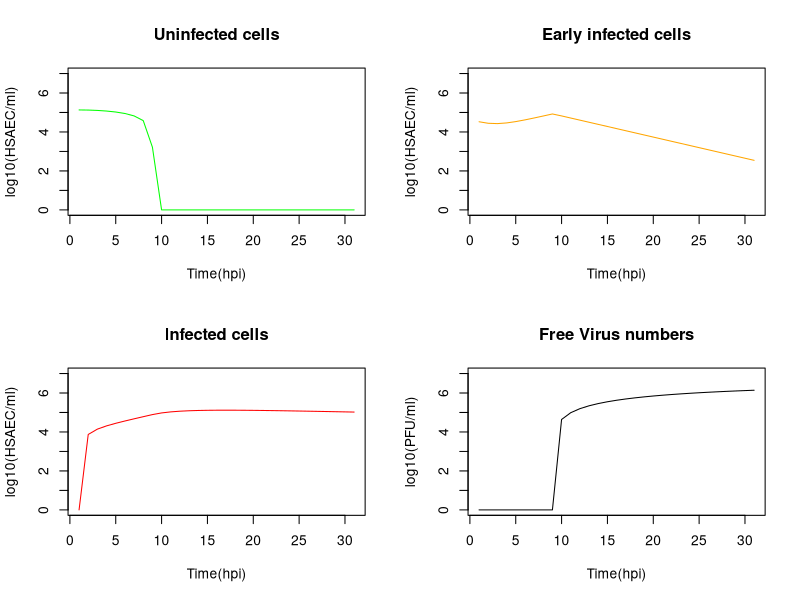
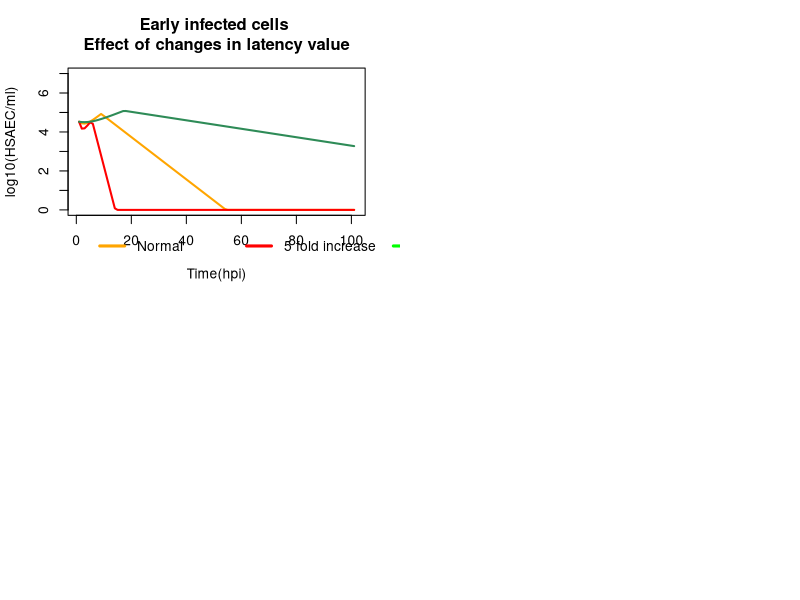
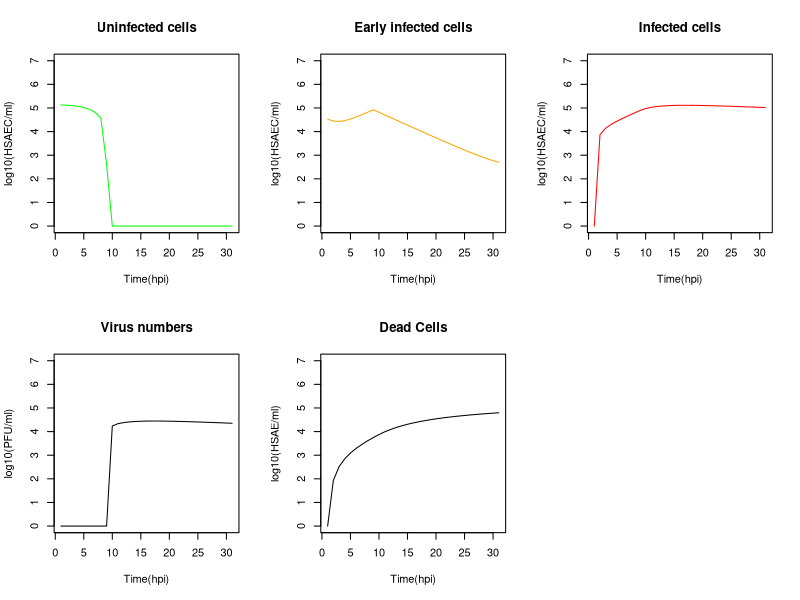

The R script that drew these images, in order:
## ---- chunk 1
library(deSolve)
# Parameters
parameters <- c(g = 0.742 *10^-3, # h^-1
                b = 0.195, # h^-1 U^-1
                l = 0.25, # h^-1
                d = 0.0222, # h^-1
                p = 0.531) # h^-1
                
# Initial state
y <- c(    U = 1.35 * 10^5, # HSAEC/ml
           E = 3.34 * 10^4, # HSAEC/ml
           I = 0, # HSAEC/ml
           V = 0) # PFU/ml
# Model
viral <- function(t, y, parms){
  with(as.list(c(parms)),{
    dU <- (g * y[1]) - (b * y[1] * y[4])
    dE <- (b * y[1] * y[4]) - (l * y[2])
    dI <- (l * y[2]) - (d * y[3])
    dV <- ((p * y[3]) - (b * y[1] * y[4]))
    return(list(c(dU, dE, dI, dV)))
  })}
# Timeframe
times <- seq(0, 30, by = 1)
# Run model
viralout <- lsoda(y = y, times = times, parms = parameters, func = viral)
# Clean up data
viralout <- data.frame(viralout)
row.names(viralout) <- viralout$time
viralout[,5] <- viralout[,5] -700 # correction aplied like @benedict2015
viralout <- viralout[2:5]
viralout <- apply(viralout, 2, log10)
viralout[is.na(viralout) | is.infinite(viralout) | viralout < 0] <- 0
#plot
par(mfrow=c(2,2))
#1
plot(viralout[,1], main = "Uninfected cells",
     xlab = "Time(hpi)", ylab = "log10(HSAEC/ml)",
     ylim = c(0, 7), type = "l", col = "green")
#2
plot(viralout[,2], main = "Early infected cells",
     xlab = "Time(hpi)", ylab = "log10(HSAEC/ml)",
     ylim = c(0, 7), type = "l", col = "orange")
#3
plot(viralout[,3], main = "Infected cells",
     xlab = "Time(hpi)", ylab = "log10(HSAEC/ml)",
     ylim = c(0, 7), type = "l", col = "red")
#4
plot(viralout[,4], main = "Free Virus numbers",
     xlab = "Time(hpi)", ylab = "log10(PFU/ml)",
     ylim = c(0, 7), type = "l")
## ---- chunk 2
library(deSolve)
# Parameters
parameters <- c(g = 0.742 *10^-3, # h^-1
                b = 0.195, # h^-1 U^-1
                l = 0.25, # h^-1
                d = 0.0222, # h^-1
                p = 0.531) # h^-1
parameters1 <- c(g = 0.742 *10^-3, # h^-1
                b = 0.195, # h^-1 U^-1
                l = 0.25*5, # h^-1
                d = 0.0222, # h^-1
                p = 0.531) # h^-1
parameters2 <- c(g = 0.742 *10^-3, # h^-1
                b = 0.195, # h^-1 U^-1
                l = 0.25/5, # h^-1
                d = 0.0222, # h^-1
                p = 0.531) # h^-1
                
# Initial state
y <- c(    U = 1.35 * 10^5, # HSAEC/ml
           E = 3.34 * 10^4, # HSAEC/ml
           I = 0, # HSAEC/ml
           V = 0) # PFU/ml
# Model
viral <- function(t, y, parms){
  with(as.list(c(parms)),{
    dU <- (g * y[1]) - (b * y[1] * y[4])
    dE <- (b * y[1] * y[4]) - (l * y[2])
    dI <- (l * y[2]) - (d * y[3])
    dV <- (p * y[3]) - (b * y[1] * y[4])
    return(list(c(dU, dE, dI, dV)))
  })}
# Timeframe
times <- seq(0, 100, by = 1)
# Run model
viralout <- lsoda(y = y, times = times, parms = parameters, func = viral)
viralout1 <- lsoda(y = y, times = times, parms = parameters1, func = viral)
viralout2 <- lsoda(y = y, times = times, parms = parameters2, func = viral)
# Clean up data
viralout <- data.frame(viralout)
row.names(viralout) <- viralout$time
viralout[,5] <- viralout[,5] -700 # correction aplied like @benedict2015
viralout <- viralout[2:5]
viralout <- apply(viralout, 2, log10)
viralout[is.na(viralout) | is.infinite(viralout) | viralout < 0] <- 0
# Clean up data
viralout1 <- data.frame(viralout1)
row.names(viralout1) <- viralout1$time
viralout1[,5] <- viralout1[,5] -700 # correction aplied like @benedict2015
viralout1 <- viralout1[2:5]
viralout1 <- apply(viralout1, 2, log10)
viralout1[is.na(viralout1) | is.infinite(viralout1) | viralout1 < 0] <- 0
# Clean up data
viralout2 <- data.frame(viralout2)
row.names(viralout2) <- viralout2$time
viralout2[,5] <- viralout2[,5] -700 # correction aplied like @benedict2015
viralout2 <- viralout2[2:5]
viralout2 <- apply(viralout2, 2, log10)
viralout2[is.na(viralout2) | is.infinite(viralout2) | viralout2 < 0] <- 0
#plot
plot(viralout[,2], main = "Early infected cells \n Effect of changes in latency value ",
     xlab = "Time(hpi)", ylab = "log10(HSAEC/ml)",
     ylim = c(0, 7), type = "l", col = "orange", lwd = 2)
lines(viralout1[,2], col = 'red', lwd = 2)
lines(viralout2[,2], col = 'seagreen', lwd = 2)
par(xpd=TRUE)
legend(4, -1, c("Normal", "5 fold increase", "5 fold decrease"), col = c("orange", "Red", "Green") ,
       lwd=3, cex=1, horiz = T, xpd = T, seg.len = 2, bty = 'n')  
## ---- chunk 3
# Parameters
parameters <- c(g = 0.742 * 10^-3, # h^-1
                b = 0.195, # h^-1 U^-1
                l = 1/4, # h^-1
                d = 0.0222, # h^-1
                p = 0.531, # h^-1
                vd = 2.4
                ) 
# Initial state
state <- c(U = 1.34 * 10^5, # HSAEC/ml
           E = 3.34 * 10^4, # HSAEC/ml
           I = 0, # HSAEC/ml
           V = 0, # PFU/ml
           D = 0
           ) 
# Model
viral <- function(t, y, parms){
  with(as.list(c(parms)),{
    dU <- g * y[5] - b * y[1] * y[4]
    dE <- b * y[1] * y[4] - l * y[2]
    dI <- l * y[2] - d * y[3]
    dV <- p * y[3] - b * y[1] * y[4] - vd *y[4]
    dD <- d * y[3]  - g * y[5] 
    return(list(c(dU, dE, dI, dV, dD)))
  })}
# Timeframe
times <- seq(0, 30, by = 1)
# Run model
viralout <- lsoda(y = state,
                  times = times,
                  parms = parameters,
                  func = viral)
# Clean up data
viralout <- data.frame(viralout)
row.names(viralout) <- viralout$time
viralout[,5] <- viralout[,5] -700 # correction aplied like @benedict2015
viralout <- viralout[2:6]
viralout <- apply(viralout, 2, log10)
viralout[is.na(viralout) | is.infinite(viralout) | viralout < 0] <- 0
#plot
par(mfrow=c(2,3))
#1
plot(viralout[,1], main = "Uninfected cells",
     xlab = "Time(hpi)", ylab = "log10(HSAEC/ml)",
     ylim = c(0, 7), type = "l", col = "green")
#2
plot(viralout[,2], main = "Early infected cells",
     xlab = "Time(hpi)", ylab = "log10(HSAEC/ml)",
     ylim = c(0, 7), type = "l", col = "orange")
#3
plot(viralout[,3], main = "Infected cells",
     xlab = "Time(hpi)", ylab = "log10(HSAEC/ml)",
     ylim = c(0, 7), type = "l", col = "red")
#4
plot(viralout[,4], main = "Virus numbers",
     xlab = "Time(hpi)", ylab = "log10(PFU/ml)",
     ylim = c(0, 7), type = "l")
#5 
plot(viralout[,5], main = "Dead Cells",
     xlab = "Time(hpi)", ylab = "log10(HSAE/ml)",
     ylim = c(0, 7), type = "l")
